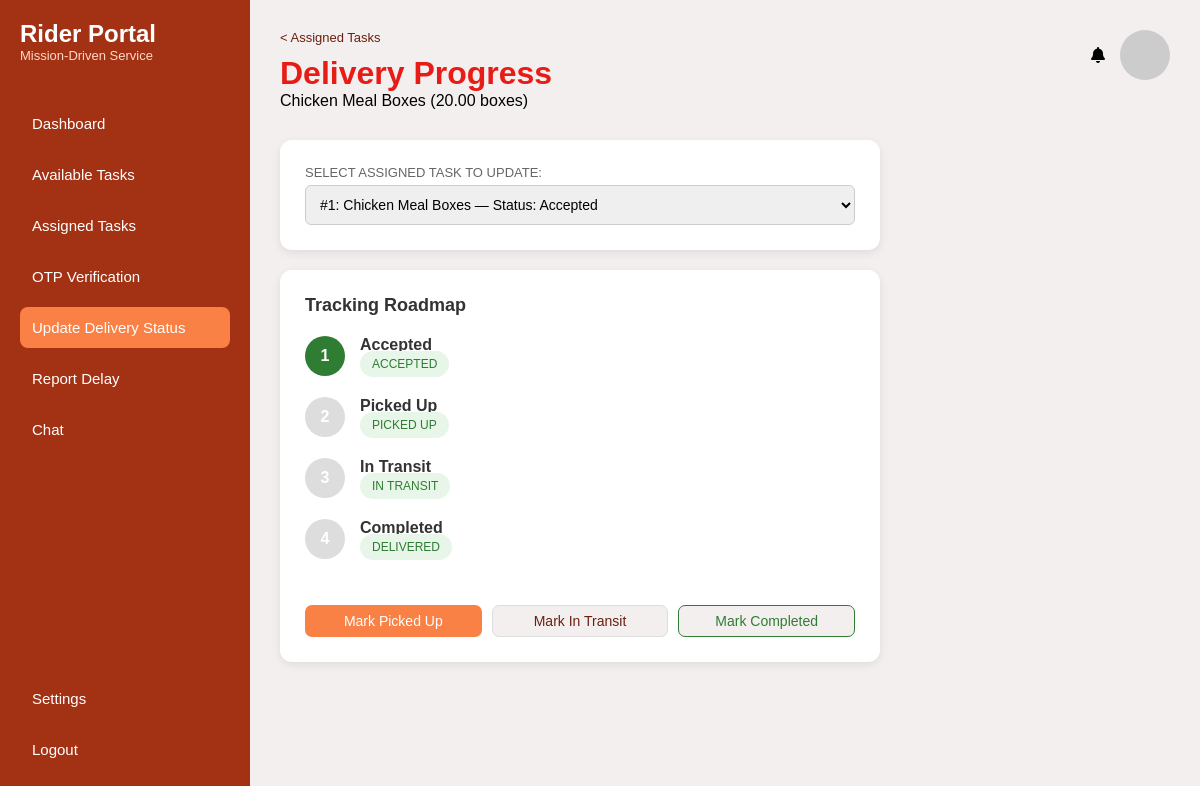
Page /volunteer/update-delivery-status.php (signed in) on the committed database.
### tables this page shows
CREATE TABLE pickup_deliveries (
  delivery_id INT AUTO_INCREMENT PRIMARY KEY,
  claim_id INT NOT NULL UNIQUE,
  volunteer_id INT DEFAULT NULL,
  pickup_address TEXT NOT NULL,
  delivery_address TEXT NOT NULL,
  pickup_date DATE NOT NULL,
  scheduled_time VARCHAR(50) NOT NULL,
  special_instructions TEXT DEFAULT NULL,
  delivery_status ENUM('Available', 'Assigned', 'Accepted', 'Picked Up', 'In Transit', 'Delivered', 'Completed', 'Cancelled') NOT NULL DEFAULT 'Available',
  assigned_at DATETIME DEFAULT NULL,
  picked_up_at DATETIME DEFAULT NULL,
  in_transit_at DATETIME DEFAULT NULL,
  delivered_at DATETIME DEFAULT NULL,
  completed_at DATETIME DEFAULT NULL,
  created_at TIMESTAMP DEFAULT CURRENT_TIMESTAMP,
  updated_at TIMESTAMP DEFAULT CURRENT_TIMESTAMP ON UPDATE CURRENT_TIMESTAMP,
  CONSTRAINT fk_deliveries_claim FOREIGN KEY (claim_id) REFERENCES food_claims (claim_id) ON DELETE RESTRICT ON UPDATE CASCADE,
  CONSTRAINT fk_deliveries_volunteer FOREIGN KEY (volunteer_id) REFERENCES users (user_id) ON DELETE SET NULL ON UPDATE CASCADE,
  INDEX idx_deliveries_status (delivery_status),
  INDEX idx_deliveries_volunteer (volunteer_id)
);

CREATE TABLE food_donations (
  donation_id INT AUTO_INCREMENT PRIMARY KEY,
  donor_id INT NOT NULL,
  category_id INT NOT NULL,
  food_name VARCHAR(200) NOT NULL,
  quantity DECIMAL(10,2) NOT NULL,
  quantity_unit VARCHAR(50) NOT NULL DEFAULT 'unit',
  expiry_date DATETIME NOT NULL,
  description TEXT DEFAULT NULL,
  food_safety_info TEXT DEFAULT NULL,
  pickup_date DATE NOT NULL,
  preferred_time VARCHAR(50) NOT NULL,
  pickup_address TEXT NOT NULL,
  image_path VARCHAR(255) DEFAULT NULL,
  status ENUM('Available', 'Claimed', 'Picked Up', 'Completed', 'Expired', 'Cancelled') NOT NULL DEFAULT 'Available',
  created_at TIMESTAMP DEFAULT CURRENT_TIMESTAMP,
  updated_at TIMESTAMP DEFAULT CURRENT_TIMESTAMP ON UPDATE CURRENT_TIMESTAMP,
  CONSTRAINT chk_donation_quantity CHECK (quantity > 0),
  CONSTRAINT fk_donations_donor FOREIGN KEY (donor_id) REFERENCES users (user_id) ON DELETE RESTRICT ON UPDATE CASCADE,
  CONSTRAINT fk_donations_category FOREIGN KEY (category_id) REFERENCES food_categories (category_id) ON DELETE RESTRICT ON UPDATE CASCADE,
  INDEX idx_donations_status (status),
  INDEX idx_donations_donor (donor_id),
  INDEX idx_donations_category (category_id)
);

### volunteer/update-delivery-status.php (the view, shortened to what this page needs)
<?php
require "db.php";
$user_id = (int)$_SESSION["user_id"];
$deliveries_sql = "
    SELECT pd.delivery_id, pd.pickup_address, pd.delivery_address, pd.delivery_status, fd.food_name, charity.full_name AS charity_name
    FROM pickup_deliveries pd
    INNER JOIN food_claims fc ON pd.claim_id = fc.claim_id
    INNER JOIN food_donations fd ON fc.donation_id = fd.donation_id
    INNER JOIN users charity ON fc.charity_id = charity.user_id
    WHERE pd.volunteer_id = ?
    ORDER BY pd.updated_at DESC
";
$stmt_del = mysqli_prepare($conn, $deliveries_sql);
mysqli_stmt_bind_param($stmt_del, "i", $user_id);
mysqli_stmt_execute($stmt_del);
$res_del = mysqli_stmt_get_result($stmt_del);
$assigned_deliveries = $res_del ? mysqli_fetch_all($res_del, MYSQLI_ASSOC) : [];
$delivery_id = isset($_GET["delivery_id"]) ? (int)$_GET["delivery_id"] : (isset($_POST["delivery_id"]) ? (int)$_POST["delivery_id"] : 0);
if ($delivery_id === 0 && count($assigned_deliveries) > 0) {
    foreach ($assigned_deliveries as $del_item) {
        if (!in_array($del_item['delivery_status'], ['Completed', 'Delivered', 'Cancelled'])) {
            $delivery_id = (int)$del_item['delivery_id'];
            break;
        }
    }
}
$assignment = null;
if ($delivery_id > 0) {
    $get_sql = "
        SELECT pd.delivery_id, pd.claim_id, pd.delivery_status, pd.pickup_address, pd.delivery_address, pd.scheduled_time,
               fd.donation_id, fd.food_name, fd.quantity, fd.quantity_unit,
               donor.full_name AS donor_name, charity.full_name AS charity_name
        FROM pickup_deliveries pd
        INNER JOIN food_claims fc ON pd.claim_id = fc.claim_id
        INNER JOIN food_donations fd ON fc.donation_id = fd.donation_id
        INNER JOIN users donor ON fd.donor_id = donor.user_id
        INNER JOIN users charity ON fc.charity_id = charity.user_id
        WHERE pd.delivery_id = ? AND pd.volunteer_id = ?
    ";
    $get = mysqli_prepare($conn, $get_sql);
    mysqli_stmt_bind_param($get, "ii", $delivery_id, $user_id);
    mysqli_stmt_execute($get);
    $res_get = mysqli_stmt_get_result($get);
    $assignment = $res_get ? mysqli_fetch_assoc($res_get) : null;
}
?>
<!DOCTYPE html>
<html lang="en">
<head>
    <link rel="stylesheet" href="https://cdnjs.cloudflare.com/ajax/libs/font-awesome/6.5.2/css/all.min.css">
    <link rel="stylesheet" href="update-delivery-status.css">
</head>
<body>
<div class="container">
    <div class="sidebar">
        <div class="sidebar-title">
            <h1>Rider Portal</h1>
            <p>Mission-Driven Service</p>
        </div>
        <ul class="menu">
            <li class="menu-item"><a href="dashboard.php">Dashboard</a></li>
            <li class="menu-item"><a href="available-tasks.php">Available Tasks</a></li>
            <li class="menu-item"><a href="assigned-tasks.php">Assigned Tasks</a></li>
            <li class="menu-item"><a href="otp-verification.php">OTP Verification</a></li>
            <li class="menu-item active"><a href="update-delivery-status.php">Update Delivery Status</a></li>
            <li class="menu-item"><a href="report-delay.php">Report Delay</a></li>
            <li class="menu-item"><a href="volunteer-chat.php">Chat</a></li>
        </ul>
        <ul class="menu bottom-menu">
            <li class="menu-item"><a href="../charityGuest/guest/settings.html">Settings</a></li>
            <li class="menu-item"><a href="../charityGuest/guest/logout.php">Logout</a></li>
        </ul>
    </div>
    <div class="main">
        <?php if (!$assignment) { ?>
            <div class="page-header">
                <div>
                    <h2 class="page-heading">Delivery Progress</h2>
                    <p class="page-subtitle">No active assigned delivery selected.</p>
                </div>
            </div>
            <div class="content-box" style="padding: 20px;">
                <p>Please accept a task from <a href="available-tasks.php">Available Tasks</a> or select one from <a href="assigned-tasks.php">Assigned Tasks</a> first.</p>
            </div>
        <?php } else { ?>
            <div class="page-header">
                <div>
                    <a href="assigned-tasks.php" class="back-link">&lt; Assigned Tasks</a>
                    <h2 class="page-heading">Delivery Progress</h2>
                    <p class="page-subtitle"><?= htmlspecialchars($assignment["food_name"]) ?> (<?= htmlspecialchars($assignment["quantity"]) ?> <?= htmlspecialchars($assignment["quantity_unit"]) ?>)</p>
                </div>
                <div class="profile-section">
                    <i class="fa-solid fa-bell"></i>
                    <img src="https://i.pravatar.cc/50" class="profile-img" alt="profile">
                </div>
            </div>
            <div class="content-box" style="margin-bottom: 20px;">
                <form method="get">
                    <label style="font-size: 13px; color: #666; display: block; margin-bottom: 5px;">SELECT ASSIGNED TASK TO UPDATE:</label>
                    <select name="delivery_id" onchange="this.form.submit()" style="width: 100%; padding: 10px; border-radius: 6px; border: 1px solid #ccc; font-size: 14px;">
                        <?php foreach ($assigned_deliveries as $del_item) { ?>
                            <option value="<?= $del_item['delivery_id'] ?>" <?= $del_item['delivery_id'] == $delivery_id ? 'selected' : '' ?>>
                                #<?= $del_item['delivery_id'] ?>: <?= htmlspecialchars($del_item['food_name']) ?> — Status: <?= htmlspecialchars($del_item['delivery_status']) ?>
                            </option>
                        <?php } ?>
                    </select>
                </form>
            </div>
            <div class="content-box">
                <h3 class="section-title">Tracking Roadmap</h3>
                <?php
                $is_completed = in_array($assignment['delivery_status'], ['Completed', 'Delivered', 'Cancelled'], true);
                ?>
                <div class="roadmap" style="margin-bottom: 25px;">
                    <div class="roadmap-step <?= in_array($assignment['delivery_status'], ['Accepted', 'Picked Up', 'In Transit', 'Completed', 'Delivered']) ? 'done' : 'pending' ?>">
                        <div class="step-icon">1</div>
                        <div class="step-text">
                            <p class="step-title">Accepted</p>
                            <span class="badge badge-active">ACCEPTED</span>
                        </div>
                    </div>
                    <div class="roadmap-step <?= in_array($assignment['delivery_status'], ['Picked Up', 'In Transit', 'Completed', 'Delivered']) ? 'done' : 'pending' ?>">
                        <div class="step-icon">2</div>
                        <div class="step-text">
                            <p class="step-title">Picked Up</p>
                            <span class="badge badge-active">PICKED UP</span>
                        </div>
                    </div>
                    <div class="roadmap-step <?= in_array($assignment['delivery_status'], ['In Transit', 'Completed', 'Delivered']) ? 'done' : 'pending' ?>">
                        <div class="step-icon">3</div>
                        <div class="step-text">
                            <p class="step-title">In Transit</p>
                            <span class="badge badge-active">IN TRANSIT</span>
                        </div>
                    </div>
                    <div class="roadmap-step <?= in_array($assignment['delivery_status'], ['Completed', 'Delivered']) ? 'done' : 'pending' ?>">
                        <div class="step-icon">4</div>
                        <div class="step-text">
                            <p class="step-title">Completed</p>
                            <span class="badge badge-active">DELIVERED</span>
                        </div>
                    </div>
                </div>
                <?php if ($is_completed) { ?>
                    <div style="padding: 15px; background: #e2f0d9; color: #2e7d32; border-radius: 8px; text-align: center; font-weight: bold; font-size: 16px;">
                        <i class="fa-solid fa-circle-check"></i> Delivery Task Completed &amp; Verified
                    </div>
                <?php } else { ?>
                    <form method="post" class="action-buttons">
                        <button name="status" value="Picked Up" class="btn btn-primary action-btn" <?= $assignment['delivery_status'] === 'Picked Up' ? 'style="background:#666;"' : '' ?>>
                            Mark Picked Up
                        </button>
                        <button name="status" value="In Transit" class="btn btn-outline action-btn" <?= $assignment['delivery_status'] === 'In Transit' ? 'style="background:#666; color:white;"' : '' ?>>
                            Mark In Transit
                        </button>
                        <button name="status" value="Completed" class="btn btn-outline action-btn" style="border-color: #2e7d32; color: #2e7d32;">
                            Mark Completed
                        </button>
                    </form>
                <?php } ?>
            </div>
        <?php } ?>
    </div>
</div>
</body>
</html>

### volunteer/update-delivery-status.css (style rules this page uses)
* { margin: 0; padding: 0; box-sizing: border-box; font-family: Arial, sans-serif; }
body { background-color: #f3efef; }
.container { display: flex; min-height: 100vh; }
.sidebar { width: 250px; background-color: #A33215; padding: 20px; min-height: 100vh; display: flex; flex-direction: column; }
.sidebar-title h1 { color: #ffffff; font-size: 24px; }
.sidebar-title p { color: #ffd9c7; font-size: 13px; margin-bottom: 30px; }
.menu { list-style: none; }
.menu-item { margin: 10px 0; }
.menu-item a { display: block; color: white; text-decoration: none; font-size: 15px; padding: 12px; border-radius: 8px; }
.menu-item.active a { background-color: #FA8145; }
.bottom-menu { margin-top: auto; }
.main { flex: 1; padding: 30px; }
.page-header { display: flex; justify-content: space-between; align-items: flex-start; margin-bottom: 30px; }
.back-link { display: block; color: #69200F; font-size: 13px; text-decoration: none; margin-bottom: 10px; }
.page-heading { color: #E71C16; font-size: 32px; }
.profile-section { display: flex; align-items: center; gap: 15px; }
.profile-img { width: 50px; height: 50px; border-radius: 50%; object-fit: cover; }
.content-box { background-color: #FFFFFF; padding: 25px; border-radius: 12px; box-shadow: 0 3px 10px rgba(0,0,0,0.08); max-width: 600px; }
.section-title { color: #333; font-size: 18px; margin-bottom: 20px; }
.roadmap { display: flex; flex-direction: column; }
.roadmap-step { display: flex; gap: 15px; }
.step-icon { width: 40px; height: 40px; border-radius: 50%; background-color: #ddd; color: white; display: flex; align-items: center; justify-content: center; font-size: 16px; font-weight: 600; flex-shrink: 0; }
.roadmap-step.done .step-icon { background-color: #2E7D32; }
.step-text { padding-bottom: 25px; flex: 1; }
.step-title { font-size: 16px; font-weight: 600; color: #333; }
.badge { padding: 6px 12px; border-radius: 20px; font-size: 12px; font-weight: 500; }
.badge-active { background-color: #E8F5E9; color: #2E7D32; }
.action-buttons { display: grid; grid-template-columns: repeat(3, 1fr); gap: 10px; margin-top: 10px; }
.action-btn { padding: 15px; font-size: 13px; text-align: center; }
.btn { padding: 7px 15px; border-radius: 7px; border: none; cursor: pointer; font-size: 14px; font-weight: 500; font-family: 'Poppins', sans-serif; text-decoration: none; display: inline-block; }
.btn-primary { background-color: #FA8145; color: white; }
.btn-outline { background-color: #f3efef; color: #69200F; border: 1px solid #ddd; }

### rows in the picture
pickup_deliveries: food_donations.food_name "Chicken Meal Boxes", food_donations.quantity "20.00", food_donations.quantity_unit "boxes"
